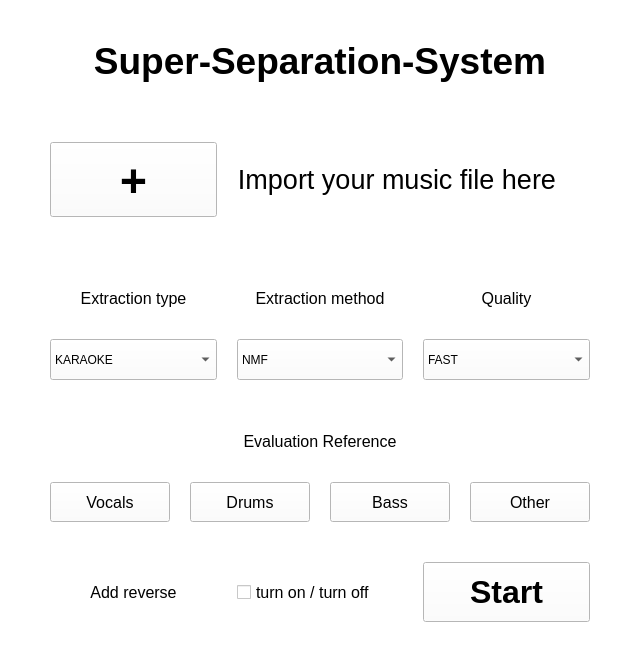
<?xml version="1.0" encoding="UTF-8"?>
<ui version="4.0">
 <class>MainWindow</class>
 <widget class="QMainWindow" name="MainWindow">
  <property name="geometry">
   <rect>
    <x>0</x>
    <y>0</y>
    <width>620</width>
    <height>662</height>
   </rect>
  </property>
  <property name="sizePolicy">
   <sizepolicy hsizetype="Minimum" vsizetype="Minimum">
    <horstretch>0</horstretch>
    <verstretch>0</verstretch>
   </sizepolicy>
  </property>
  <property name="sizeIncrement">
   <size>
    <width>0</width>
    <height>0</height>
   </size>
  </property>
  <property name="palette">
   <palette>
    <active>
     <colorrole role="WindowText">
      <brush brushstyle="SolidPattern">
       <color alpha="255">
        <red>0</red>
        <green>0</green>
        <blue>0</blue>
       </color>
      </brush>
     </colorrole>
     <colorrole role="Button">
      <brush brushstyle="SolidPattern">
       <color alpha="255">
        <red>255</red>
        <green>255</green>
        <blue>255</blue>
       </color>
      </brush>
     </colorrole>
     <colorrole role="Light">
      <brush brushstyle="SolidPattern">
       <color alpha="255">
        <red>255</red>
        <green>255</green>
        <blue>255</blue>
       </color>
      </brush>
     </colorrole>
     <colorrole role="Midlight">
      <brush brushstyle="SolidPattern">
       <color alpha="255">
        <red>255</red>
        <green>255</green>
        <blue>255</blue>
       </color>
      </brush>
     </colorrole>
     <colorrole role="Dark">
      <brush brushstyle="SolidPattern">
       <color alpha="255">
        <red>127</red>
        <green>127</green>
        <blue>127</blue>
       </color>
      </brush>
     </colorrole>
     <colorrole role="Mid">
      <brush brushstyle="SolidPattern">
       <color alpha="255">
        <red>170</red>
        <green>170</green>
        <blue>170</blue>
       </color>
      </brush>
     </colorrole>
     <colorrole role="Text">
      <brush brushstyle="SolidPattern">
       <color alpha="255">
        <red>0</red>
        <green>0</green>
        <blue>0</blue>
       </color>
      </brush>
     </colorrole>
     <colorrole role="BrightText">
      <brush brushstyle="SolidPattern">
       <color alpha="255">
        <red>255</red>
        <green>255</green>
        <blue>255</blue>
       </color>
      </brush>
     </colorrole>
     <colorrole role="ButtonText">
      <brush brushstyle="SolidPattern">
       <color alpha="255">
        <red>0</red>
        <green>0</green>
        <blue>0</blue>
       </color>
      </brush>
     </colorrole>
     <colorrole role="Base">
      <brush brushstyle="SolidPattern">
       <color alpha="255">
        <red>255</red>
        <green>255</green>
        <blue>255</blue>
       </color>
      </brush>
     </colorrole>
     <colorrole role="Window">
      <brush brushstyle="SolidPattern">
       <color alpha="255">
        <red>255</red>
        <green>255</green>
        <blue>255</blue>
       </color>
      </brush>
     </colorrole>
     <colorrole role="Shadow">
      <brush brushstyle="SolidPattern">
       <color alpha="255">
        <red>0</red>
        <green>0</green>
        <blue>0</blue>
       </color>
      </brush>
     </colorrole>
     <colorrole role="AlternateBase">
      <brush brushstyle="SolidPattern">
       <color alpha="255">
        <red>255</red>
        <green>255</green>
        <blue>255</blue>
       </color>
      </brush>
     </colorrole>
     <colorrole role="ToolTipBase">
      <brush brushstyle="SolidPattern">
       <color alpha="255">
        <red>255</red>
        <green>255</green>
        <blue>220</blue>
       </color>
      </brush>
     </colorrole>
     <colorrole role="ToolTipText">
      <brush brushstyle="SolidPattern">
       <color alpha="255">
        <red>0</red>
        <green>0</green>
        <blue>0</blue>
       </color>
      </brush>
     </colorrole>
    </active>
    <inactive>
     <colorrole role="WindowText">
      <brush brushstyle="SolidPattern">
       <color alpha="255">
        <red>0</red>
        <green>0</green>
        <blue>0</blue>
       </color>
      </brush>
     </colorrole>
     <colorrole role="Button">
      <brush brushstyle="SolidPattern">
       <color alpha="255">
        <red>255</red>
        <green>255</green>
        <blue>255</blue>
       </color>
      </brush>
     </colorrole>
     <colorrole role="Light">
      <brush brushstyle="SolidPattern">
       <color alpha="255">
        <red>255</red>
        <green>255</green>
        <blue>255</blue>
       </color>
      </brush>
     </colorrole>
     <colorrole role="Midlight">
      <brush brushstyle="SolidPattern">
       <color alpha="255">
        <red>255</red>
        <green>255</green>
        <blue>255</blue>
       </color>
      </brush>
     </colorrole>
     <colorrole role="Dark">
      <brush brushstyle="SolidPattern">
       <color alpha="255">
        <red>127</red>
        <green>127</green>
        <blue>127</blue>
       </color>
      </brush>
     </colorrole>
     <colorrole role="Mid">
      <brush brushstyle="SolidPattern">
       <color alpha="255">
        <red>170</red>
        <green>170</green>
        <blue>170</blue>
       </color>
      </brush>
     </colorrole>
     <colorrole role="Text">
      <brush brushstyle="SolidPattern">
       <color alpha="255">
        <red>0</red>
        <green>0</green>
        <blue>0</blue>
       </color>
      </brush>
     </colorrole>
     <colorrole role="BrightText">
      <brush brushstyle="SolidPattern">
       <color alpha="255">
        <red>255</red>
        <green>255</green>
        <blue>255</blue>
       </color>
      </brush>
     </colorrole>
     <colorrole role="ButtonText">
      <brush brushstyle="SolidPattern">
       <color alpha="255">
        <red>0</red>
        <green>0</green>
        <blue>0</blue>
       </color>
      </brush>
     </colorrole>
     <colorrole role="Base">
      <brush brushstyle="SolidPattern">
       <color alpha="255">
        <red>255</red>
        <green>255</green>
        <blue>255</blue>
       </color>
      </brush>
     </colorrole>
     <colorrole role="Window">
      <brush brushstyle="SolidPattern">
       <color alpha="255">
        <red>255</red>
        <green>255</green>
        <blue>255</blue>
       </color>
      </brush>
     </colorrole>
     <colorrole role="Shadow">
      <brush brushstyle="SolidPattern">
       <color alpha="255">
        <red>0</red>
        <green>0</green>
        <blue>0</blue>
       </color>
      </brush>
     </colorrole>
     <colorrole role="AlternateBase">
      <brush brushstyle="SolidPattern">
       <color alpha="255">
        <red>255</red>
        <green>255</green>
        <blue>255</blue>
       </color>
      </brush>
     </colorrole>
     <colorrole role="ToolTipBase">
      <brush brushstyle="SolidPattern">
       <color alpha="255">
        <red>255</red>
        <green>255</green>
        <blue>220</blue>
       </color>
      </brush>
     </colorrole>
     <colorrole role="ToolTipText">
      <brush brushstyle="SolidPattern">
       <color alpha="255">
        <red>0</red>
        <green>0</green>
        <blue>0</blue>
       </color>
      </brush>
     </colorrole>
    </inactive>
    <disabled>
     <colorrole role="WindowText">
      <brush brushstyle="SolidPattern">
       <color alpha="255">
        <red>127</red>
        <green>127</green>
        <blue>127</blue>
       </color>
      </brush>
     </colorrole>
     <colorrole role="Button">
      <brush brushstyle="SolidPattern">
       <color alpha="255">
        <red>255</red>
        <green>255</green>
        <blue>255</blue>
       </color>
      </brush>
     </colorrole>
     <colorrole role="Light">
      <brush brushstyle="SolidPattern">
       <color alpha="255">
        <red>255</red>
        <green>255</green>
        <blue>255</blue>
       </color>
      </brush>
     </colorrole>
     <colorrole role="Midlight">
      <brush brushstyle="SolidPattern">
       <color alpha="255">
        <red>255</red>
        <green>255</green>
        <blue>255</blue>
       </color>
      </brush>
     </colorrole>
     <colorrole role="Dark">
      <brush brushstyle="SolidPattern">
       <color alpha="255">
        <red>127</red>
        <green>127</green>
        <blue>127</blue>
       </color>
      </brush>
     </colorrole>
     <colorrole role="Mid">
      <brush brushstyle="SolidPattern">
       <color alpha="255">
        <red>170</red>
        <green>170</green>
        <blue>170</blue>
       </color>
      </brush>
     </colorrole>
     <colorrole role="Text">
      <brush brushstyle="SolidPattern">
       <color alpha="255">
        <red>127</red>
        <green>127</green>
        <blue>127</blue>
       </color>
      </brush>
     </colorrole>
     <colorrole role="BrightText">
      <brush brushstyle="SolidPattern">
       <color alpha="255">
        <red>255</red>
        <green>255</green>
        <blue>255</blue>
       </color>
      </brush>
     </colorrole>
     <colorrole role="ButtonText">
      <brush brushstyle="SolidPattern">
       <color alpha="255">
        <red>127</red>
        <green>127</green>
        <blue>127</blue>
       </color>
      </brush>
     </colorrole>
     <colorrole role="Base">
      <brush brushstyle="SolidPattern">
       <color alpha="255">
        <red>255</red>
        <green>255</green>
        <blue>255</blue>
       </color>
      </brush>
     </colorrole>
     <colorrole role="Window">
      <brush brushstyle="SolidPattern">
       <color alpha="255">
        <red>255</red>
        <green>255</green>
        <blue>255</blue>
       </color>
      </brush>
     </colorrole>
     <colorrole role="Shadow">
      <brush brushstyle="SolidPattern">
       <color alpha="255">
        <red>0</red>
        <green>0</green>
        <blue>0</blue>
       </color>
      </brush>
     </colorrole>
     <colorrole role="AlternateBase">
      <brush brushstyle="SolidPattern">
       <color alpha="255">
        <red>255</red>
        <green>255</green>
        <blue>255</blue>
       </color>
      </brush>
     </colorrole>
     <colorrole role="ToolTipBase">
      <brush brushstyle="SolidPattern">
       <color alpha="255">
        <red>255</red>
        <green>255</green>
        <blue>220</blue>
       </color>
      </brush>
     </colorrole>
     <colorrole role="ToolTipText">
      <brush brushstyle="SolidPattern">
       <color alpha="255">
        <red>0</red>
        <green>0</green>
        <blue>0</blue>
       </color>
      </brush>
     </colorrole>
    </disabled>
   </palette>
  </property>
  <property name="font">
   <font>
    <family>Segoe UI</family>
   </font>
  </property>
  <property name="windowTitle">
   <string>Super-Separation-System</string>
  </property>
  <property name="iconSize">
   <size>
    <width>24</width>
    <height>24</height>
   </size>
  </property>
  <widget class="QWidget" name="centralwidget">
   <layout class="QGridLayout" name="gridLayout_4" rowstretch="0,0,0,0,0,0,0,0,0,0,0,0,0,0,0">
    <property name="leftMargin">
     <number>50</number>
    </property>
    <property name="topMargin">
     <number>40</number>
    </property>
    <property name="rightMargin">
     <number>50</number>
    </property>
    <property name="bottomMargin">
     <number>40</number>
    </property>
    <property name="spacing">
     <number>20</number>
    </property>
    <item row="4" column="0">
     <widget class="QLabel" name="extractionTypeLabel">
      <property name="font">
       <font>
        <pointsize>12</pointsize>
       </font>
      </property>
      <property name="text">
       <string>Extraction type</string>
      </property>
      <property name="alignment">
       <set>Qt::AlignCenter</set>
      </property>
     </widget>
    </item>
    <item row="4" column="2">
     <widget class="QLabel" name="maxIterationsLabel">
      <property name="font">
       <font>
        <pointsize>12</pointsize>
       </font>
      </property>
      <property name="text">
       <string>Quality</string>
      </property>
      <property name="alignment">
       <set>Qt::AlignCenter</set>
      </property>
     </widget>
    </item>
    <item row="7" column="2">
     <widget class="QComboBox" name="qualityComboBox">
      <property name="sizePolicy">
       <sizepolicy hsizetype="Preferred" vsizetype="Preferred">
        <horstretch>0</horstretch>
        <verstretch>0</verstretch>
       </sizepolicy>
      </property>
      <property name="minimumSize">
       <size>
        <width>160</width>
        <height>0</height>
       </size>
      </property>
      <item>
       <property name="text">
        <string>FAST</string>
       </property>
      </item>
      <item>
       <property name="text">
        <string>NORMAL</string>
       </property>
      </item>
      <item>
       <property name="text">
        <string>HIGH</string>
       </property>
      </item>
     </widget>
    </item>
    <item row="2" column="0">
     <widget class="QPushButton" name="importFileButton">
      <property name="sizePolicy">
       <sizepolicy hsizetype="Ignored" vsizetype="Preferred">
        <horstretch>0</horstretch>
        <verstretch>0</verstretch>
       </sizepolicy>
      </property>
      <property name="minimumSize">
       <size>
        <width>0</width>
        <height>60</height>
       </size>
      </property>
      <property name="baseSize">
       <size>
        <width>0</width>
        <height>0</height>
       </size>
      </property>
      <property name="font">
       <font>
        <family>Arial Black</family>
        <pointsize>36</pointsize>
        <weight>75</weight>
        <bold>true</bold>
        <stylestrategy>PreferDefault</stylestrategy>
       </font>
      </property>
      <property name="layoutDirection">
       <enum>Qt::LeftToRight</enum>
      </property>
      <property name="text">
       <string>+</string>
      </property>
      <property name="autoDefault">
       <bool>false</bool>
      </property>
      <property name="default">
       <bool>false</bool>
      </property>
      <property name="flat">
       <bool>false</bool>
      </property>
     </widget>
    </item>
    <item row="1" column="0">
     <spacer name="verticalSpacer_4">
      <property name="orientation">
       <enum>Qt::Vertical</enum>
      </property>
      <property name="sizeType">
       <enum>QSizePolicy::Fixed</enum>
      </property>
      <property name="sizeHint" stdset="0">
       <size>
        <width>20</width>
        <height>40</height>
       </size>
      </property>
     </spacer>
    </item>
    <item row="3" column="0">
     <spacer name="verticalSpacer">
      <property name="orientation">
       <enum>Qt::Vertical</enum>
      </property>
      <property name="sizeType">
       <enum>QSizePolicy::Fixed</enum>
      </property>
      <property name="sizeHint" stdset="0">
       <size>
        <width>20</width>
        <height>40</height>
       </size>
      </property>
     </spacer>
    </item>
    <item row="4" column="1">
     <widget class="QLabel" name="extractionMethodLabel">
      <property name="font">
       <font>
        <pointsize>12</pointsize>
       </font>
      </property>
      <property name="text">
       <string>Extraction method</string>
      </property>
      <property name="alignment">
       <set>Qt::AlignCenter</set>
      </property>
     </widget>
    </item>
    <item row="7" column="0">
     <widget class="QComboBox" name="extractionTypeComboBox">
      <property name="sizePolicy">
       <sizepolicy hsizetype="Preferred" vsizetype="Preferred">
        <horstretch>0</horstretch>
        <verstretch>0</verstretch>
       </sizepolicy>
      </property>
      <property name="minimumSize">
       <size>
        <width>160</width>
        <height>0</height>
       </size>
      </property>
      <property name="baseSize">
       <size>
        <width>0</width>
        <height>0</height>
       </size>
      </property>
      <property name="layoutDirection">
       <enum>Qt::LeftToRight</enum>
      </property>
      <property name="currentText">
       <string>KARAOKE</string>
      </property>
      <item>
       <property name="text">
        <string>KARAOKE</string>
       </property>
      </item>
      <item>
       <property name="text">
        <string>BASS</string>
       </property>
      </item>
      <item>
       <property name="text">
        <string>DRUMS</string>
       </property>
      </item>
      <item>
       <property name="text">
        <string>VOCALS</string>
       </property>
      </item>
      <item>
       <property name="text">
        <string>FULL</string>
       </property>
      </item>
     </widget>
    </item>
    <item row="7" column="1">
     <widget class="QComboBox" name="extractionMethodComboBox">
      <property name="sizePolicy">
       <sizepolicy hsizetype="Preferred" vsizetype="Preferred">
        <horstretch>0</horstretch>
        <verstretch>0</verstretch>
       </sizepolicy>
      </property>
      <property name="minimumSize">
       <size>
        <width>160</width>
        <height>0</height>
       </size>
      </property>
      <item>
       <property name="text">
        <string>NMF</string>
       </property>
      </item>
      <item>
       <property name="text">
        <string>NUSSL</string>
       </property>
      </item>
      <item>
       <property name="text">
        <string>DEMUCS</string>
       </property>
      </item>
     </widget>
    </item>
    <item row="11" column="0" colspan="3">
     <layout class="QGridLayout" name="gridLayout">
      <item row="0" column="2">
       <widget class="QPushButton" name="BassRefLocButton">
        <property name="sizePolicy">
         <sizepolicy hsizetype="Fixed" vsizetype="Fixed">
          <horstretch>0</horstretch>
          <verstretch>0</verstretch>
         </sizepolicy>
        </property>
        <property name="minimumSize">
         <size>
          <width>120</width>
          <height>40</height>
         </size>
        </property>
        <property name="maximumSize">
         <size>
          <width>120</width>
          <height>16777215</height>
         </size>
        </property>
        <property name="font">
         <font>
          <pointsize>12</pointsize>
         </font>
        </property>
        <property name="text">
         <string>Bass</string>
        </property>
       </widget>
      </item>
      <item row="0" column="0">
       <widget class="QPushButton" name="VocalsRefLocButton">
        <property name="sizePolicy">
         <sizepolicy hsizetype="Fixed" vsizetype="Fixed">
          <horstretch>0</horstretch>
          <verstretch>0</verstretch>
         </sizepolicy>
        </property>
        <property name="minimumSize">
         <size>
          <width>120</width>
          <height>40</height>
         </size>
        </property>
        <property name="maximumSize">
         <size>
          <width>120</width>
          <height>16777215</height>
         </size>
        </property>
        <property name="font">
         <font>
          <pointsize>12</pointsize>
         </font>
        </property>
        <property name="text">
         <string>Vocals</string>
        </property>
       </widget>
      </item>
      <item row="0" column="1">
       <widget class="QPushButton" name="DrumsRefLocButton">
        <property name="sizePolicy">
         <sizepolicy hsizetype="Fixed" vsizetype="Fixed">
          <horstretch>0</horstretch>
          <verstretch>0</verstretch>
         </sizepolicy>
        </property>
        <property name="minimumSize">
         <size>
          <width>120</width>
          <height>40</height>
         </size>
        </property>
        <property name="maximumSize">
         <size>
          <width>120</width>
          <height>16777215</height>
         </size>
        </property>
        <property name="font">
         <font>
          <pointsize>12</pointsize>
         </font>
        </property>
        <property name="text">
         <string>Drums</string>
        </property>
       </widget>
      </item>
      <item row="0" column="3">
       <widget class="QPushButton" name="OtherRefLocButton">
        <property name="sizePolicy">
         <sizepolicy hsizetype="Fixed" vsizetype="Fixed">
          <horstretch>0</horstretch>
          <verstretch>0</verstretch>
         </sizepolicy>
        </property>
        <property name="minimumSize">
         <size>
          <width>120</width>
          <height>40</height>
         </size>
        </property>
        <property name="maximumSize">
         <size>
          <width>120</width>
          <height>16777215</height>
         </size>
        </property>
        <property name="font">
         <font>
          <pointsize>12</pointsize>
         </font>
        </property>
        <property name="text">
         <string>Other</string>
        </property>
       </widget>
      </item>
     </layout>
    </item>
    <item row="10" column="0" colspan="3">
     <widget class="QLabel" name="extractionLocation">
      <property name="font">
       <font>
        <pointsize>12</pointsize>
       </font>
      </property>
      <property name="text">
       <string>Evaluation Reference</string>
      </property>
      <property name="alignment">
       <set>Qt::AlignCenter</set>
      </property>
     </widget>
    </item>
    <item row="12" column="0">
     <spacer name="verticalSpacer_3">
      <property name="orientation">
       <enum>Qt::Vertical</enum>
      </property>
      <property name="sizeType">
       <enum>QSizePolicy::Fixed</enum>
      </property>
      <property name="sizeHint" stdset="0">
       <size>
        <width>20</width>
        <height>20</height>
       </size>
      </property>
     </spacer>
    </item>
    <item row="0" column="0" colspan="3">
     <widget class="QLabel" name="titleLabel">
      <property name="font">
       <font>
        <family>Segoe UI</family>
        <pointsize>28</pointsize>
        <weight>75</weight>
        <italic>false</italic>
        <bold>true</bold>
        <underline>false</underline>
        <strikeout>false</strikeout>
        <kerning>false</kerning>
       </font>
      </property>
      <property name="text">
       <string>Super-Separation-System</string>
      </property>
      <property name="textFormat">
       <enum>Qt::AutoText</enum>
      </property>
      <property name="scaledContents">
       <bool>false</bool>
      </property>
      <property name="alignment">
       <set>Qt::AlignCenter</set>
      </property>
     </widget>
    </item>
    <item row="13" column="2">
     <widget class="QPushButton" name="startButton">
      <property name="sizePolicy">
       <sizepolicy hsizetype="Preferred" vsizetype="Preferred">
        <horstretch>0</horstretch>
        <verstretch>0</verstretch>
       </sizepolicy>
      </property>
      <property name="minimumSize">
       <size>
        <width>0</width>
        <height>60</height>
       </size>
      </property>
      <property name="font">
       <font>
        <pointsize>24</pointsize>
        <weight>75</weight>
        <bold>true</bold>
       </font>
      </property>
      <property name="text">
       <string>Start</string>
      </property>
     </widget>
    </item>
    <item row="13" column="0">
     <widget class="QLabel" name="reverseLabel">
      <property name="font">
       <font>
        <pointsize>12</pointsize>
       </font>
      </property>
      <property name="text">
       <string>Add reverse</string>
      </property>
      <property name="alignment">
       <set>Qt::AlignCenter</set>
      </property>
     </widget>
    </item>
    <item row="2" column="1" colspan="2">
     <widget class="QLabel" name="importFIleLabel">
      <property name="minimumSize">
       <size>
        <width>0</width>
        <height>0</height>
       </size>
      </property>
      <property name="maximumSize">
       <size>
        <width>320</width>
        <height>16777215</height>
       </size>
      </property>
      <property name="font">
       <font>
        <pointsize>20</pointsize>
       </font>
      </property>
      <property name="text">
       <string>Import your music file here</string>
      </property>
      <property name="scaledContents">
       <bool>false</bool>
      </property>
      <property name="alignment">
       <set>Qt::AlignCenter</set>
      </property>
      <property name="wordWrap">
       <bool>false</bool>
      </property>
     </widget>
    </item>
    <item row="13" column="1">
     <widget class="QCheckBox" name="reverseCheckBox">
      <property name="sizePolicy">
       <sizepolicy hsizetype="Preferred" vsizetype="Preferred">
        <horstretch>0</horstretch>
        <verstretch>0</verstretch>
       </sizepolicy>
      </property>
      <property name="font">
       <font>
        <pointsize>12</pointsize>
        <weight>50</weight>
        <bold>false</bold>
       </font>
      </property>
      <property name="text">
       <string>turn on / turn off</string>
      </property>
     </widget>
    </item>
    <item row="8" column="0">
     <spacer name="verticalSpacer_2">
      <property name="orientation">
       <enum>Qt::Vertical</enum>
      </property>
      <property name="sizeType">
       <enum>QSizePolicy::Fixed</enum>
      </property>
      <property name="sizeHint" stdset="0">
       <size>
        <width>20</width>
        <height>20</height>
       </size>
      </property>
     </spacer>
    </item>
   </layout>
  </widget>
 </widget>
 <resources/>
 <connections/>
</ui>
